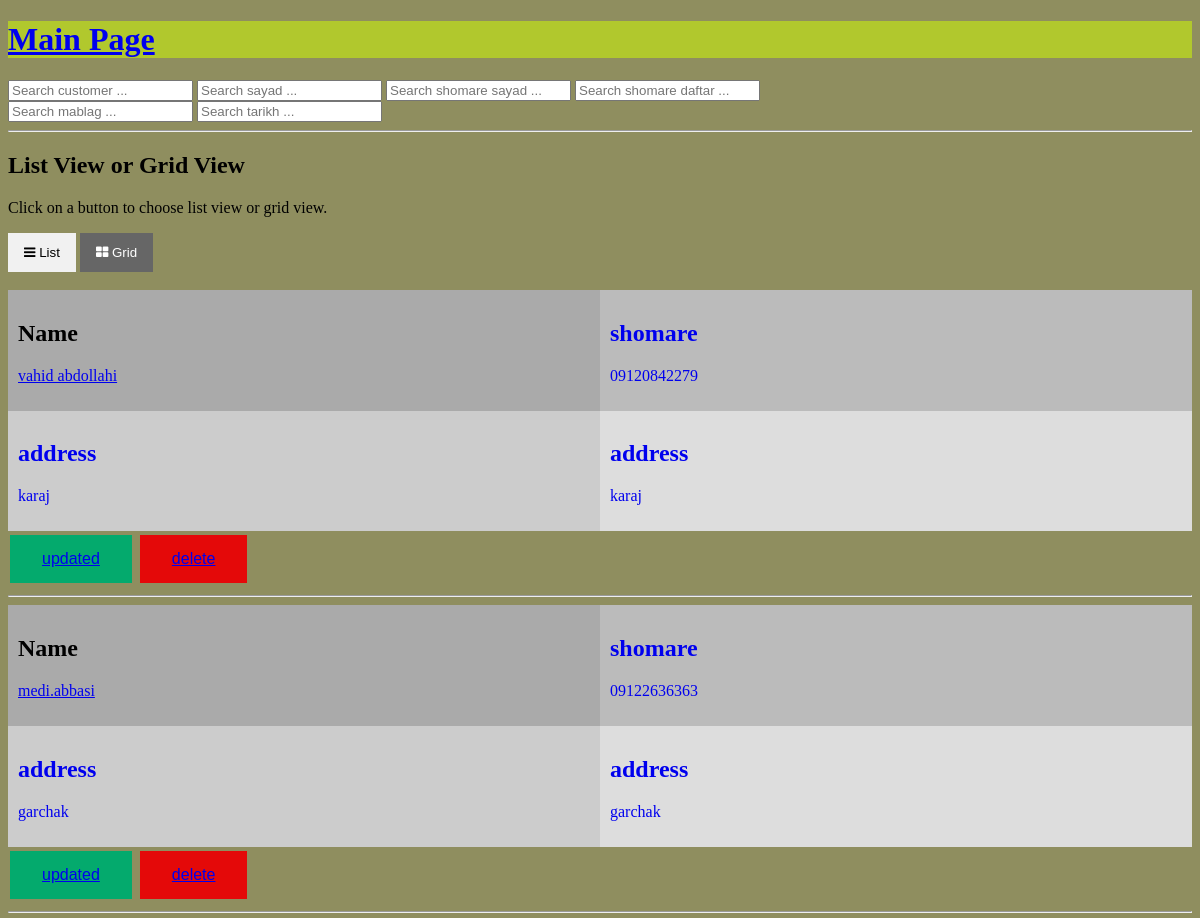
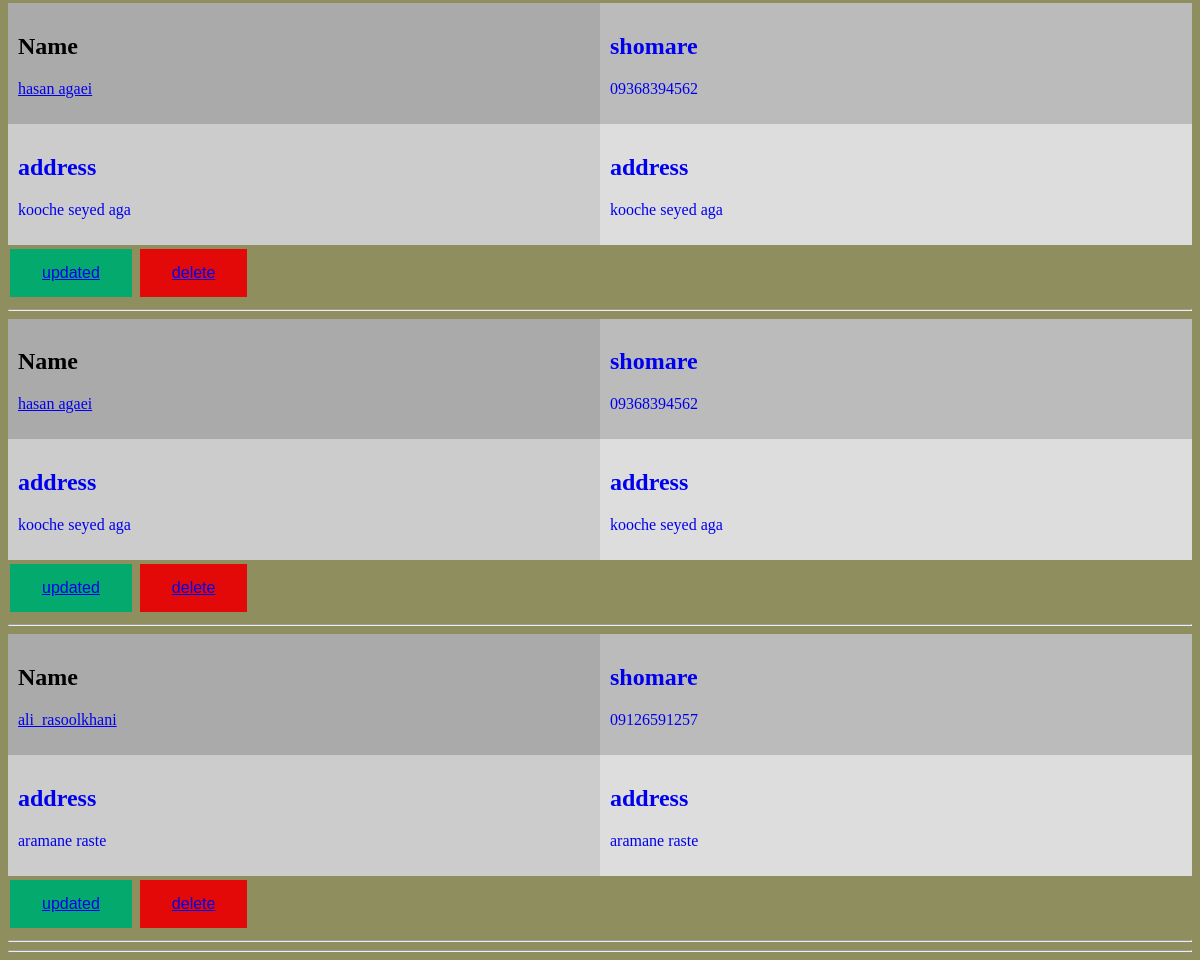
The page /customer/home/ on the database its author committed (2 pictures, top to bottom).
### customer0/models.py (models this page shows, shortened)
class Moshtary(models.Model):
    name = models.CharField(max_length=50)
    kode_meli = models.CharField(max_length=16, blank =True, null = True)
    shomare = models.CharField(max_length=16)
    address = models.TextField()
    sagfe_etebar = models.CharField(max_length=16)
    class Meta:
        ordering = ['-name', ]

### customer0/views.py (the view)
# urls.py: path('home/', views.kole_customer_ha, name='home'),
def kole_customer_ha(request):
    customers = Moshtary.objects.all()
    customer_count = Moshtary.objects.all().count()
    content = ({'customers': customers, 'customer_count':customer_count})
    return render(request, 'customer0/home.html', content)

### customer0/templates/customer0/home.html (shortened to what this page needs)
{% extends 'main.html' %}
{% block content %}
<!DOCTYPE html>
<html>
<head>
<link rel="stylesheet" href="https://cdnjs.cloudflare.com/ajax/libs/font-awesome/4.7.0/css/font-awesome.min.css">
</head>
<body>
<h2>List View or Grid View</h2>
<p>Click on a button to choose list view or grid view.</p>
<div id="btnContainer">
  <button class="btn" onclick="listView()"><i class="fa fa-bars"></i> List</button>
  <button class="btn active" onclick="gridView()"><i class="fa fa-th-large"></i> Grid</button>
</div>
<br>
{% for customer in customers %}
<div class="row">
  <div class="column" style="background-color:#aaa;">
    <h2>
        Name
    </h2>
    <p><a href = "{% url 'customer:profile' customer.id %}"> {{customer.name}}</p>
  </div>
  <div class="column" style="background-color:#bbb;">
    <h2>shomare</h2>
    <p>{{customer.shomare}}</p>
  </div>
</div>
<div class="row">
  <div class="column" style="background-color:#ccc;">
    <h2>address</h2>
    <p>{{customer.address}}</p>
  </div>
  <div class="column" style="background-color:#ddd;">
    <h2>address</h2>
    <p>{{customer.address}}</p>
  </div>
</div>
    <button class="button button1">
        <a href = "{% url 'customer:update' customer.id %}"> updated </a>
    </button>
    <button class="button button2">
        <a href = "{% url 'customer:delete' customer.id %}"> delete </a>
    </button><hr>
{% endfor %}
</body>
</html>
    <hr>
{% endblock content %}

### customer0/templates/customer0/home.html (style rules this page uses)
.button { border: none; color: white; padding: 15px 32px; text-align: center; text-decoration: none; display: inline-block; font-size: 16px; margin: 4px 2px; cursor: pointer; }
* { box-sizing: border-box; }
.column { float: left; width: 50%; padding: 10px; }
.row:after { content: ""; display: table; clear: both; }
.btn { border: none; outline: none; padding: 12px 16px; background-color: #f1f1f1; cursor: pointer; }
.btn.active { background-color: #666; color: white; }
.button1 { background-color: #04AA6D; }
.button2 { background-color: #e40909; }

### rows shown on the page
Moshtary: name "vahid abdollahi", shomare "09120842279", address "karaj"
Moshtary: name "medi.abbasi", shomare "09122636363", address "garchak"
Moshtary: name "hasan agaei", shomare "09368394562", address "kooche seyed aga"
Moshtary: name "hasan agaei", shomare "09368394562", address "kooche seyed aga"
Moshtary: name "ali_rasoolkhani", shomare "09126591257", address "aramane raste"
